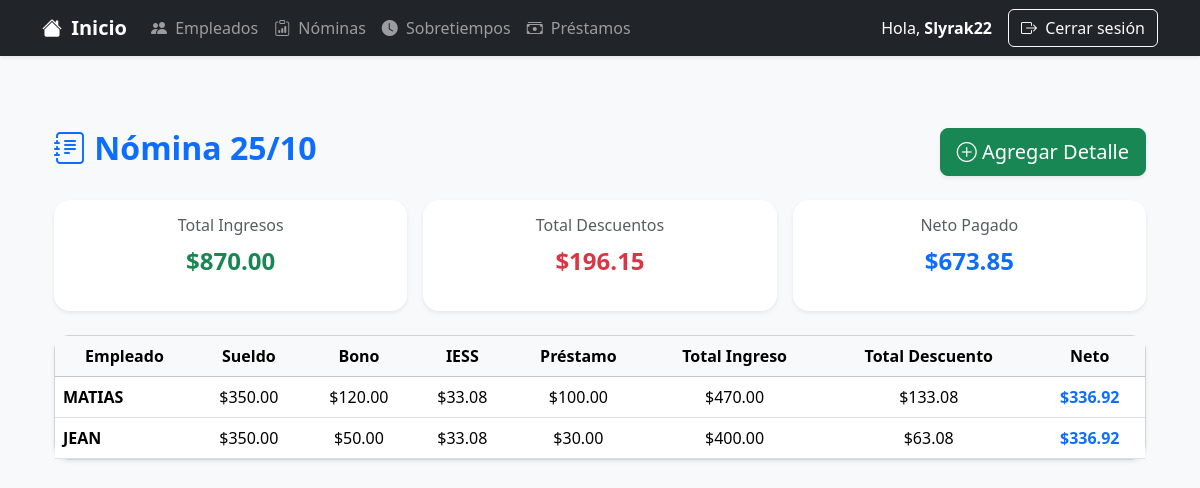
/nomina/nominas/2/ (signed in), run on the app's committed database.
### nomina_app/models.py (models this page shows, shortened)
class Nomina(models.Model):
    aniomes = models.CharField(max_length=6)  # Ej: '202401'
    tot_ing = models.DecimalField(max_digits=12, decimal_places=2, default=Decimal('0.00'))
    tot_des = models.DecimalField(max_digits=12, decimal_places=2, default=Decimal('0.00'))
    neto = models.DecimalField(max_digits=10, decimal_places=2, default=Decimal('0.00'))

class NominaDetalle(models.Model):
    nomina = models.ForeignKey(Nomina, on_delete=models.CASCADE, related_name='detalles')
    empleado = models.ForeignKey(Empleado, on_delete=models.CASCADE)
    sueldo = models.DecimalField(max_digits=10, decimal_places=2)
    bono = models.DecimalField(max_digits=10, decimal_places=2, default=0)
    tot_ing = models.DecimalField(max_digits=10, decimal_places=2, editable=False)
    iess = models.DecimalField(max_digits=10, decimal_places=2, editable=False)
    prestamo = models.DecimalField(max_digits=10, decimal_places=2, default=0)
    tot_des = models.DecimalField(max_digits=10, decimal_places=2, editable=False)
    neto = models.DecimalField(max_digits=10, decimal_places=2, editable=False)

class Empleado(models.Model):
    cedula = models.CharField(max_length=10, unique=True)
    nombre = models.CharField(max_length=100)
    apellido = models.CharField(max_length=100)
    sueldo = models.DecimalField(max_digits=10, decimal_places=2)
    departamento = models.CharField(max_length=100)
    cargo = models.CharField(max_length=100)
    fecha_contratacion = models.DateField()

### nomina_app/views.py (the view)
# urls.py: path('nominas/<int:pk>/', views.NominaDetailView.as_view(), name='nomina_detail'),
class NominaDetailView(LoginRequiredMixin, DetailView):
    model = Nomina
    template_name = 'nomina/nomina_detail.html'
    context_object_name = 'nomina'

### templates/nomina/nomina_detail.html (shortened to what this page needs)
{% extends 'base.html' %}
{% block content %}
<div class="container py-5">
    <div class="d-flex justify-content-between align-items-center mb-4">
        <h2 class="fw-bold text-primary">
            <i class="bi bi-journal-text"></i> Nómina {{ nomina.aniomes }}
        </h2>
        <a href="{% url 'nomina_app:nomina_detalle_create' nomina.pk %}" class="btn btn-success btn-lg shadow-sm">
            <i class="bi bi-plus-circle"></i> Agregar Detalle
        </a>
    </div>
    <div class="row g-3 mb-4">
        <div class="col-md-4">
            <div class="card border-0 shadow-sm rounded-4 text-center p-3">
                <h6 class="text-muted">Total Ingresos</h6>
                <p class="fw-bold fs-4 text-success">${{ nomina.tot_ing }}</p>
            </div>
        </div>
        <div class="col-md-4">
            <div class="card border-0 shadow-sm rounded-4 text-center p-3">
                <h6 class="text-muted">Total Descuentos</h6>
                <p class="fw-bold fs-4 text-danger">${{ nomina.tot_des }}</p>
            </div>
        </div>
        <div class="col-md-4">
            <div class="card border-0 shadow-sm rounded-4 text-center p-3">
                <h6 class="text-muted">Neto Pagado</h6>
                <p class="fw-bold fs-4 text-primary">${{ nomina.neto }}</p>
            </div>
        </div>
    </div>
    <div class="card shadow-sm rounded-4">
        <div class="card-body p-0">
            <div class="table-responsive">
                <table class="table table-hover align-middle mb-0">
                    <thead class="table-light text-center">
                        <tr>
                            <th>Empleado</th>
                            <th>Sueldo</th>
                            <th>Bono</th>
                            <th>IESS</th>
                            <th>Préstamo</th>
                            <th>Total Ingreso</th>
                            <th>Total Descuento</th>
                            <th>Neto</th>
                        </tr>
                    </thead>
                    <tbody>
                        {% for detalle in nomina.detalles.all %}
                        <tr class="text-center">
                            <td class="text-start fw-semibold">{{ detalle.empleado.nombre }}</td>
                            <td>${{ detalle.sueldo }}</td>
                            <td>${{ detalle.bono }}</td>
                            <td>${{ detalle.iess }}</td>
                            <td>${{ detalle.prestamo }}</td>
                            <td>${{ detalle.tot_ing }}</td>
                            <td>${{ detalle.tot_des }}</td>
                            <td class="fw-bold text-primary">${{ detalle.neto }}</td>
                        </tr>
                        {% empty %}
                        <tr>
                            <td colspan="8" class="text-center text-muted py-4">
                                <i class="bi bi-info-circle"></i> No hay detalles registrados para esta nómina.
                            </td>
                        </tr>
                        {% endfor %}
                    </tbody>
                </table>
            </div>
        </div>
    </div>
</div>
{% endblock %}

### templates/base.html (shortened to what this page needs)
<!DOCTYPE html>
<html lang="es">
<head>
    <link rel="stylesheet" href="https://cdn.jsdelivr.net/npm/bootstrap@5.3.2/dist/css/bootstrap.min.css">
    <link rel="stylesheet" href="https://cdn.jsdelivr.net/npm/bootstrap-icons@1.11.1/font/bootstrap-icons.css">
</head>
<body>
    <nav class="navbar navbar-expand-lg navbar-dark bg-dark mb-4 shadow-sm">
        <div class="container">
            <a class="navbar-brand" href="{% url 'nomina_app:dashboard' %}">
                <i class="bi bi-house-fill me-1"></i> Inicio
            </a>
            <div class="collapse navbar-collapse" id="navbarNav">
                {% if user.is_authenticated %}
                <ul class="navbar-nav me-auto mb-2 mb-lg-0">
                    <li class="nav-item">
                        <a class="nav-link" href="{% url 'nomina_app:empleado_list' %}"><i
                                class="bi bi-people-fill me-1"></i> Empleados</a>
                    </li>
                    <li class="nav-item">
                        <a class="nav-link" href="{% url 'nomina_app:nomina_list' %}"><i
                                class="bi bi-clipboard-data me-1"></i> Nóminas</a>
                    </li>
                    <li class="nav-item">
                        <a class="nav-link" href="{% url 'sbtemp_app:sobretiempo_list' %}"><i
                                class="bi bi-clock-fill me-1"></i> Sobretiempos</a>
                    </li>
                    <li class="nav-item">
                        <a class="nav-link" href="{% url 'prestamos:prestamos_list' %}"><i
                                class="bi bi-cash-stack me-1"></i> Préstamos</a>
                    </li>
                </ul>
                <div class="d-flex align-items-center">
                    <span class="navbar-text text-white me-3">Hola, <strong>{{ user.username }}</strong></span>
                    <a class="btn btn-outline-light" href="{% url 'nomina_app:logout' %}"><i
                            class="bi bi-box-arrow-right me-1"></i> Cerrar sesión</a>
                </div>
                {% else %}
                <a class="btn btn-outline-light ms-auto" href="{% url 'nomina_app:login' %}">
                    <i class="bi bi-box-arrow-in-right me-1"></i> Iniciar sesión
                </a>
                {% endif %}
            </div>
        </div>
    </nav>
    <div class="container mb-5">
        {% block content %}{% endblock %}
    </div>
</body>
</html>

### templates/base.html (style rules this page uses)
body { background-color: #f8f9fa; }
.navbar-brand { font-weight: bold; }
.card { border-radius: 1rem; }
.table th, .table td { vertical-align: middle; }
.btn-lg { min-width: 140px; }

### data on the page
Nomina: aniomes "25/10", tot_ing "870.00", tot_des "196.15", neto "673.85"
NominaDetalle: empleado.nombre "MATIAS", sueldo "350.00", bono "120.00", iess "33.08", prestamo "100.00", tot_ing "470.00", tot_des "133.08", neto "336.92"
NominaDetalle: empleado.nombre "JEAN", sueldo "350.00", bono "50.00", iess "33.08", prestamo "30.00", tot_ing "400.00", tot_des "63.08", neto "336.92"

### other printed values
{{ user.username }} "Slyrak22"
